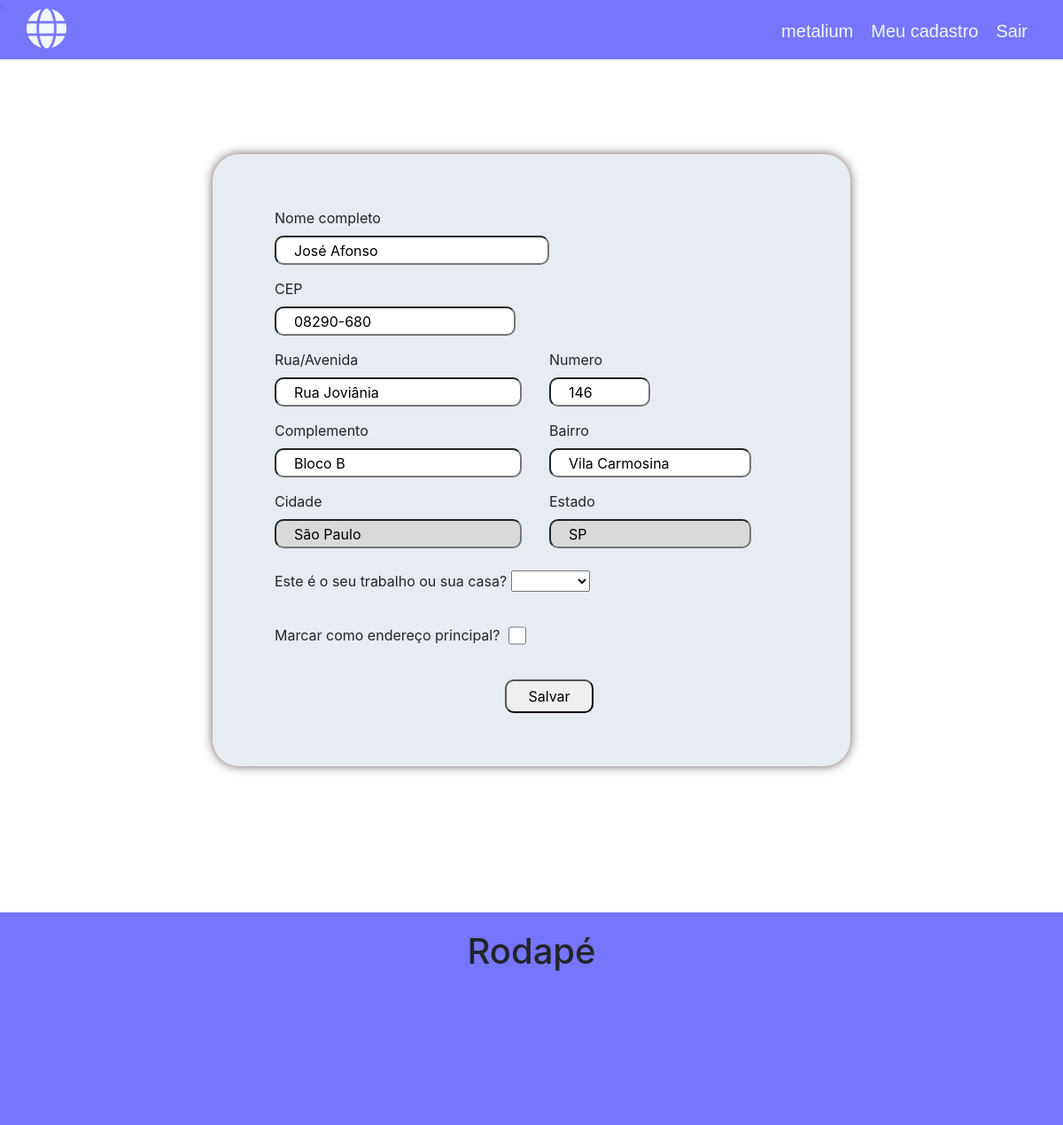
Screenshot of /my-profile/address/78/edit/ (signed in) with the database file from the repository.
### my_profile/models.py (models this page shows, shortened)
class Base(models.Model):
    active = models.BooleanField('Ativo', default=False)
    create = models.DateField('Criado', auto_now_add=True)
    modified = models.DateField('Modificado', auto_now=True)
    class Meta:
        abstract = True

class AddressUser(Base):
    objects = None
    user = models.ForeignKey(User, on_delete=models.CASCADE, verbose_name='Usuário')
    sender_name = models.CharField('Nome completo', max_length=100)
    postal_code = models.CharField('CEP', max_length=9)
    street_address = models.CharField('Rua/Avenida', max_length=200)
    number_address = models.CharField('Numero', max_length=20)
    neighborhood = models.CharField('Bairro', max_length=100)
    additional_info = models.CharField('Complemento', max_length=200, blank=True)
    city = models.CharField('Cidade', max_length=100)
    state = models.CharField('Estado', max_length=2)
    TYPE_ADDRESS = (
        ('casa', 'Casa'),
        ('trabalho', 'Trabalho')
    )
    type_address = models.CharField(
        'Este é o seu trabalho ou sua casa?', max_length=8, choices=TYPE_ADDRESS, default=False
    )
    class Meta:
        verbose_name = 'Endereço'
        verbose_name_plural = 'Endereços'

### my_profile/views.py (the view, shortened to what this page needs)
# urls.py: path('address/<int:pk>/edit/', views.edit_address, name='edit_address'),
@login_required(login_url='login')
def edit_address(request, pk):
    address = models.AddressUser.objects.get(id=pk, user=request.user)
    form = forms.AddressForm(request.POST or None, instance=address)
    context = {
        'address': address,
        'form': form
    }
    return render(request, 'edit_address.html', context)

### my_profile/forms.py
class AddressForm(forms.ModelForm):
    class Meta:
        model = AddressUser
        fields = (
            'sender_name', 'postal_code', 'street_address',
            'number_address', 'neighborhood', 'additional_info', 'city', 'state', 'type_address', 'active'
        )
        widgets = {
            'type_address': forms.RadioSelect,
            'city': forms.TextInput(attrs={'readonly': True}),
            'state': forms.TextInput(attrs={'readonly': True}),
        }

### my_profile/templates/edit_address.html (shortened to what this page needs)
{% extends 'base.html' %}
{% block 'content' %}
    <section class="section-address">
        <div class="form-address-container">
            <form method="post" action="{% url 'edit_address' address.pk %}">{% csrf_token %}
                <div class="block-name">
                    <label>Nome completo</label>
                    {{ form.sender_name }}
                </div>
                <div class="block-cep">
                    <label>CEP</label>
                    {{ form.postal_code }}
                </div>
                <div class="block-address">
                    <div class="address-group">
                        <label>Rua/Avenida</label>
                         {{ form.street_address }}
                    </div>
                    <div class="address-group">
                        <label>Numero</label>
                        {{ form.number_address }}
                    </div>
                </div>
                <div class="block-address">
                    <div class="address-group">
                        <label>Complemento</label>
                        {{ form.additional_info }}
                    </div>
                    <div class="address-group">
                        <label>Bairro</label>
                        {{ form.neighborhood }}
                    </div>
                </div>
                <div class="block-address">
                    <div class="address-group">
                        <label>Cidade</label>
                        {{form.city}}
                    </div>
                    <div class="address-group">
                        <label>Estado</label>
                        {{form.state}}
                    </div>
                </div>
                <div class="block-address">
                    <div class="combobox-select">
                        <label>Este é o seu trabalho ou sua casa?</label>
                        <select name="type_address" id="id_type_address" required>
                            <option value=""></option>
                            <option value="casa">Casa</option>
                        </select>
                    </div>
                </div>
                <div class="block-address">
                    <div class="checkbox-address">
                        <label>Marcar como endereço principal?</label>
                        {{ form.active }}
                    </div>
                </div>
                <div class="btn-add-address">
                    <button type="submit">Salvar</button>
                </div>
            </form>
        </div>
    </section>
{% endblock %}

### template_base/base.html (shortened to what this page needs)
<!DOCTYPE html>
{% load static %}
<html lang="pt-BR">
<head>
    <link rel="stylesheet" href="https://stackpath.bootstrapcdn.com/bootstrap/4.4.1/css/bootstrap.min.css">
    <link rel="stylesheet" href="https://cdnjs.cloudflare.com/ajax/libs/font-awesome/6.4.0/css/all.min.css" />
    <link rel="stylesheet" href="{% static 'css/style_home.css' %}">
    <link rel="stylesheet" href="{% static 'css/styles.css' %}">
    <link rel="stylesheet" href="{% static 'css/my_profile.css' %}">
</head>
<body>
    <nav>
        <div class="content-navbar">
            <a href="{% url 'home' %}"><i class="fa-sharp fa-solid fa-globe"></i></a>
            <ul>
                {% if user.is_authenticated %}
                <li><a href="#">{{user}}</a></li>
                <li><a href="{% url 'profile' %}">Meu cadastro</a></li>
                <li><a href="{% url 'logout' %}">Sair</a></li>
                {% else %}
                <li><a href="{% url 'login' %}">Entrar</a></li>
                <li><a href="{% url 'register' %}">Cadastrar</a></li>
                {% endif %}
            </ul>
        </div>
    </nav>
'
    {% block 'content' %}
    {% endblock %}
    <footer>
        <h1>Rodapé</h1>
    </footer>
</body>
</html>

### home/static/css/style_home.css (style rules this page uses)
html, body { height: 100%; }
body { display: flex; flex-direction: column; }
section { flex: 1 0 auto; }
footer { width: 100%; height: 30vh; background-color: rgb(104, 104, 252, 0.9); text-align: center; padding: 20px; flex-shrink: 0; }
nav { background-color: rgb(104, 104, 252, 0.9); height: 67px; display: flex; justify-content: center; position: fixed; width: 100%; z-index: 2; }
nav i { font-size: 45px; color: aliceblue; }
.content-navbar { margin-top: 10px; width: 95%; height: 40px; display: flex; justify-content: space-between; }
.content-navbar ul { list-style-type: none; display: flex; }
.content-navbar li { padding: 10px; font-size: 20px; font-family: Arial, Helvetica, sans-serif; color: aliceblue; }
.content-navbar a { text-decoration: none; color: aliceblue; }

### login_register_user/static/css/styles.css (style rules this page uses)
* { padding: 0; margin: 0; text-decoration: none; list-style: none; box-sizing: border-box; }

### my_profile/static/css/my_profile.css (style rules this page uses)
.section-address { padding-top: 150px; padding-bottom: 165px; }
.form-address-container { background-color: rgb(230, 236, 241); box-shadow: 0px 0px 12px 0px rgb(110, 93, 93); margin: 0 auto; width: 60%; padding: 30px; border-radius: 30px; }
.form-address-container form { margin-left: 40px; margin-top:30px; }
.form-address-container form input { display: block; height: 33px; border-radius: 10px; padding-left: 20px; }
.btn-add-address { text-align: center; padding: 30px; }
.block-name input { width: 50%; }
.block-cep, .block-address { padding-top: 15px; }
.block-address, .checkbox-address { display: flex; }
.checkbox-address input { margin-left: 10px; width: 20px; }
.checkbox-address label { margin-top: 4px; }
.btn-add-address button { width: 100px; padding: 5px; border-radius: 10px; }
.address-group { width: 50%; padding-right: 25px; }
#id_street_address, #id_additional_info, #id_city { width: 98%; }
#id_number_address { width:40%; }
#id_neighborhood, #id_state { width: 80%; }
#id_city, #id_state { background-color: rgb(218, 217, 217); cursor: not-allowed; }
.combobox-select { padding: 10px 0px 10px 0px; }

### rows the page displays
AddressUser: sender_name "José Afonso", postal_code "08290-680", street_address "Rua Joviânia", number_address "146", additional_info "Bloco B", neighborhood "Vila Carmosina", city "São Paulo", state "SP"

### other values shown
{{ user }} "metalium"
